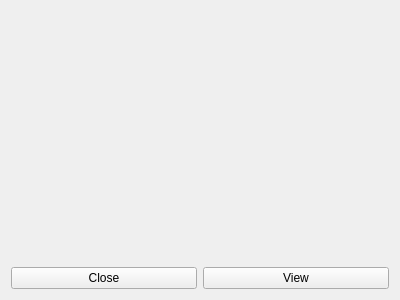
<?xml version="1.0" encoding="UTF-8"?>
<ui version="4.0">
 <class>conversion_result_widget</class>
 <widget class="QWidget" name="conversion_result_widget">
  <property name="geometry">
   <rect>
    <x>0</x>
    <y>0</y>
    <width>400</width>
    <height>300</height>
   </rect>
  </property>
  <property name="windowTitle">
   <string>Form</string>
  </property>
  <layout class="QVBoxLayout" name="verticalLayout">
   <item>
    <widget class="QLabel" name="message_lbl">
     <property name="text">
      <string/>
     </property>
     <property name="alignment">
      <set>Qt::AlignCenter</set>
     </property>
    </widget>
   </item>
   <item>
    <layout class="QHBoxLayout" name="horizontalLayout">
     <item>
      <widget class="QPushButton" name="close_btn">
       <property name="text">
        <string>Close</string>
       </property>
      </widget>
     </item>
     <item>
      <widget class="QPushButton" name="view_doc_btn">
       <property name="text">
        <string>View</string>
       </property>
      </widget>
     </item>
    </layout>
   </item>
  </layout>
 </widget>
 <resources/>
 <connections/>
</ui>
